Frame 1 (no input): blank canvas, image omitted
Frame 60 (the mouse pressed at the canvas centre just before this capture): blank canvas, image omitted
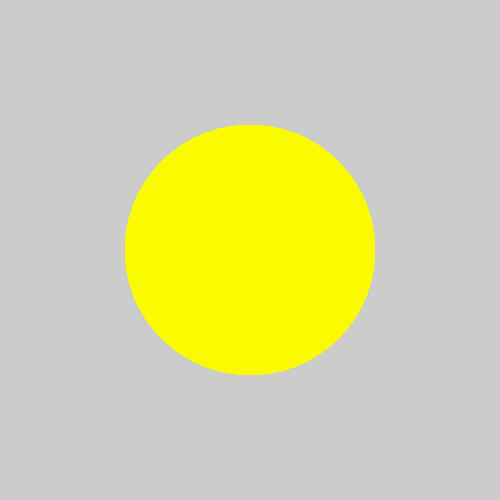
Frame 120 (the mouse held since frame 60 and released just before this capture)

The Processing sketch whose frames 1 and 60 were blank and that drew this single picture after the mouse press (run headless with seeded random() and noise(); from frame 60 on, the mouse is pressed at the canvas centre):

// Processing sketch: processing_12251
// ── processing_12251.pde

void setup(){
 size (500, 500); 
 smooth();

}

void draw(){
  noStroke();
  fill(mouseX, mouseY, 0, 255);
  ellipse(mouseX, mouseY, mouseX, mouseX);
  
}
